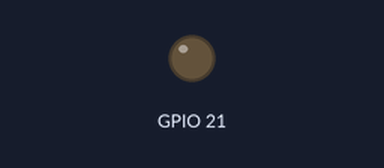
Recording of a program running on a simulated ESP32. Shown: output pins drawn as LEDs (lit = HIGH).

Above: at 0.05 s.
At 1.25 s:
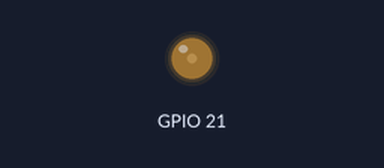
At 2.5 s:
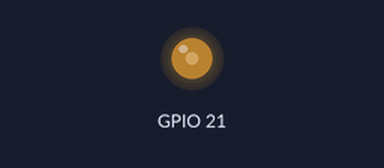
At 5.0 s:
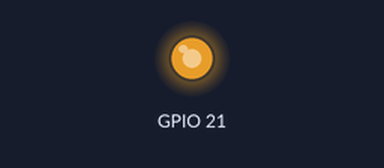
Timing chart, 0 to 6.5 s (numbered marks = the images above):
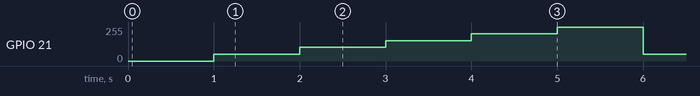

Measured:
- by itself, GPIO 21: repeats every 5.0 s: 102/255 1.0 s, 153/255 1.0 s, 204/255 1.0 s, 255/255 1.0 s, 51/255 1.0 s

The program:

main.cpp
```cpp
// (licence header left out)
#include <Arduino.h>

const int num_steps = 5;
const int fade_interval = 1000;
unsigned long previousMillis = 0;
int i = 0;

void setup()
{
  pinMode(GPIO_NUM_21, OUTPUT);
}

void loop()
{
  unsigned long currentMillis = millis();

  if (currentMillis - previousMillis >= fade_interval)
  {
    i = i % 5;
    int value = (255 / 5) * (i + 1);

    analogWrite(GPIO_NUM_21, value);
    previousMillis = currentMillis;
    i++;
  }
}
```
